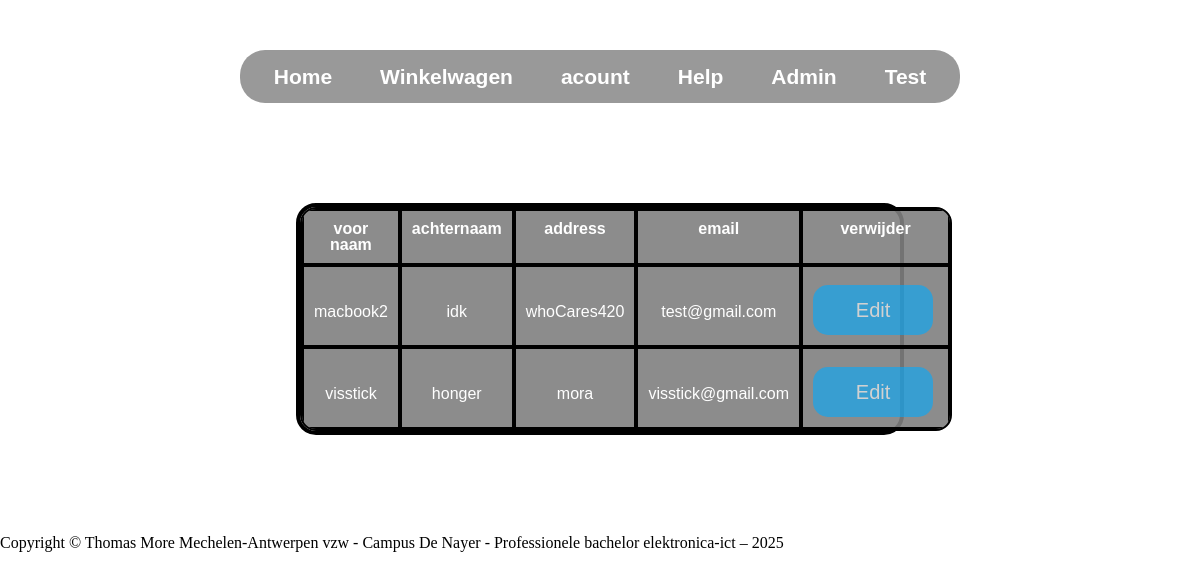
Screenshot of /beheerKlanten.php (signed in) with the database file from the repository.
### tables this page shows
CREATE TABLE `persoon` (
  `klant_id` int(11) NOT NULL,
  `voornaam` varchar(20) DEFAULT NULL,
  `achternaam` varchar(20) DEFAULT NULL,
  `adres` varchar(100) DEFAULT NULL,
  `email` varchar(100) DEFAULT NULL,
  `hash` varchar(100) DEFAULT NULL,
  `admin` tinyint(1) DEFAULT 0,
  `verwijderd` tinyint(4) DEFAULT 0
);

### beheerKlanten.php (the view, shortened to what this page needs)
<!DOCTYPE html>
<html lang="nl">
<head>
    <link rel="stylesheet" href="reset.css">
    <link rel="stylesheet" href="video-achtergrond.css">
    <link rel="stylesheet" href="menubalk.css">
    <link rel="stylesheet" href="beheerKlanten.css">
</head>
<body>
    <div class="wrapper">
        <div class="menu">
            <ul class="menu-bar">
            <?php include 'menubalk.php'; ?>
            </ul>
        </div>
    <div class="content">
        <?php
            $host		= "localhost";
            $user       = "Robin";
            $password	= "root";
            $database 	= "webshop";
            $link = mysqli_connect($host, $user, $password) or die("Error: no connection can be made to $host");
            mysqli_select_db($link, $database) or die("Error: the database could not be opened");
            $query = "SELECT * FROM persoon WHERE verwijderd=0 AND klant_id != " . $_SESSION['id'] . " ORDER BY voornaam";
            $result = mysqli_query($link, $query) or die("Error: an error has occurred while executing the query");
            echo("<table><tr><th>voor naam</th><th>achternaam</th><th>address</th><th>email</th><th>verwijder</th></tr>");
            while ($row = mysqli_fetch_array($result))
            {
                echo("<tr><td>".$row['voornaam']."</td><td>".$row['achternaam']."</td><td>".$row['adres']."</td><td>".$row['email']."</td><td><button type='button' onclick=\"location.href='acount.php?id=".$row['klant_id']."'\">Edit</button></td></tr>");
            }
            echo("</table>");
    ?>
    </div>
</div>
    <footer>
        <p>Copyright © Thomas More Mechelen-Antwerpen vzw - Campus De Nayer - Professionele bachelor elektronica-ict – 2025</p>
    </footer>
</body>
</html>

### menubalk.css (style rules this page uses)
.menu { display: flex; justify-content: center; margin-top: 50px; }
.menu-bar { display: inline-flex; align-items: center; background-color: rgba(0, 0, 0, 0.4); backdrop-filter: blur(10px); border-radius: 25px; padding: 10px; }

### beheerKlanten.css (style rules this page uses)
.content { border: 4px solid black; width: 50%; margin:100px auto 100px auto; border-radius: 20px; font-family: sans-serif; }
table { width: 100%; border-collapse: separate; background-color: rgba(128, 128, 128, 0.9); color: white; border-radius: 16px; overflow: hidden; }
th, td { padding: 10px; text-align: center; }
th { font-weight: bold; }
table, th, td { border: 2px solid rgb(0, 0, 0); }
button[type="button"] { background-color: #00aaff; color: white; padding: 14px 20px; margin: 8px 5px 0 0; border: none; cursor: pointer; border-radius: 15px; font-size: 20px; opacity: 0.6; width: 120px; text-align: center; height: 50px; }

### rows the page displays
persoon: voornaam "macbook2", achternaam "idk", adres "whoCares420", email "test@gmail.com"
persoon: voornaam "visstick", achternaam "honger", adres "mora", email "visstick@gmail.com"
